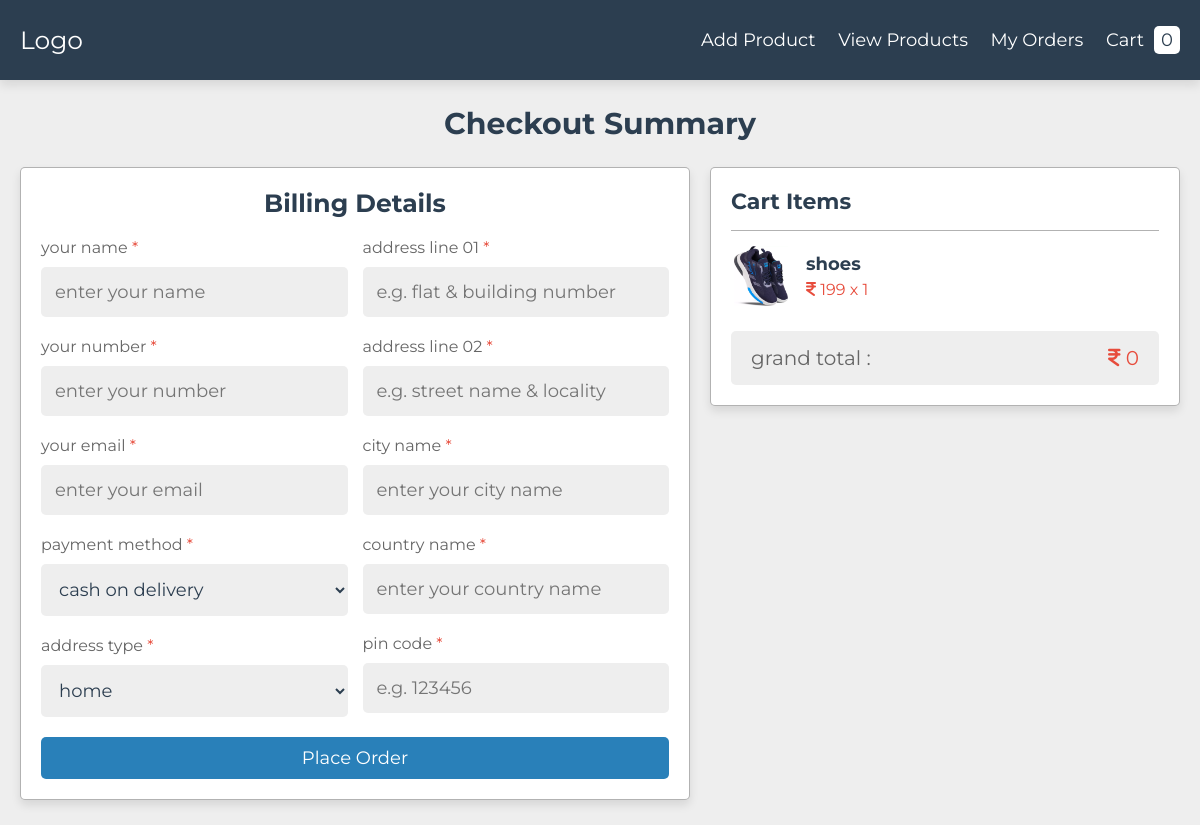
The page /project/checkout.php?get_id=vFR1OcWmESi9YCOQWO84 on the database its author committed.
### tables this page shows
CREATE TABLE `products` (
  `id` varchar(20) NOT NULL,
  `name` varchar(50) NOT NULL,
  `price` varchar(10) NOT NULL,
  `image` varchar(50) NOT NULL
);

### project/checkout.php (the view, shortened to what this page needs)
<?php
include 'components/connect.php';
?>
<!DOCTYPE html>
<html lang="en">
<head>
   <link rel="stylesheet" href="https://cdnjs.cloudflare.com/ajax/libs/font-awesome/6.2.1/css/all.min.css">
   <link rel="stylesheet" href="css/style.css">
</head>
<body>
<?php include 'components/header.php'; ?>
<section class="checkout">
   <h1 class="heading">checkout summary</h1>
   <div class="row">
      <form action="" method="POST">
         <h3>billing details</h3>
         <div class="flex">
            <div class="box">
               <p>your name <span>*</span></p>
               <input type="text" name="name" required maxlength="50" placeholder="enter your name" class="input">
               <p>your number <span>*</span></p>
               <input type="number" name="number" required maxlength="10" placeholder="enter your number" class="input" min="0" max="9999999999">
               <p>your email <span>*</span></p>
               <input type="email" name="email" required maxlength="50" placeholder="enter your email" class="input">
               <p>payment method <span>*</span></p>
               <select name="method" class="input" required>
                  <option value="cash on delivery">cash on delivery</option>
               </select>
               <p>address type <span>*</span></p>
               <select name="address_type" class="input" required>
                  <option value="home">home</option>
               </select>
            </div>
            <div class="box">
               <p>address line 01 <span>*</span></p>
               <input type="text" name="flat" required maxlength="50" placeholder="e.g. flat & building number" class="input">
               <p>address line 02 <span>*</span></p>
               <input type="text" name="street" required maxlength="50" placeholder="e.g. street name & locality" class="input">
               <p>city name <span>*</span></p>
               <input type="text" name="city" required maxlength="50" placeholder="enter your city name" class="input">
               <p>country name <span>*</span></p>
               <input type="text" name="country" required maxlength="50" placeholder="enter your country name" class="input">
               <p>pin code <span>*</span></p>
               <input type="number" name="pin_code" required maxlength="6" placeholder="e.g. 123456" class="input" min="0" max="999999">
            </div>
         </div>
         <input type="submit" value="place order" name="place_order" class="btn">
      </form>
      <div class="summary">
         <h3 class="title">cart items</h3>
         <?php
            $grand_total = 0;
            if(isset($_GET['get_id'])){
               $select_get = $conn->prepare("SELECT * FROM `products` WHERE id = ?");
               $select_get->execute([$_GET['get_id']]);
               while($fetch_get = $select_get->fetch(PDO::FETCH_ASSOC)){
         ?>
         <div class="flex">
            <img src="uploaded_files/<?= $fetch_get['image']; ?>" class="image" alt="">
            <div>
               <h3 class="name"><?= $fetch_get['name']; ?></h3>
               <p class="price"><i class="fas fa-indian-rupee-sign"></i> <?= $fetch_get['price']; ?> x 1</p>
            </div>
         </div>
         <?php
               }
            }
         ?>
         <div class="grand-total"><span>grand total :</span><p><i class="fas fa-indian-rupee-sign"></i> <?= $grand_total; ?></p></div>
      </div>
   </div>
</section>
</body>
</html>

### project/css/style.css (style rules this page uses)
:root { --main-color:#2980b9; --red:#e74c3c; --orange:#f39c12; --light-color:#666; --light-bg:#eee; --white:#fff; --black:#2c3e50; --border:.1rem solid rgba(0,0,0,.3); --box-shodow:0 .5rem 1rem rgba(0,0,0,.1); }
* { font-family: 'Montserrat', sans-serif; margin: 0; padding: 0; box-sizing: border-box; outline: none; border: none; text-decoration: none; }
html { font-size: 62.5%; overflow-x: hidden; }
body { background: var(--light-bg); }
section { padding:2.5rem 2rem; max-width: 1200px; margin: 0 auto; }
.heading { text-align: center; padding-bottom: 2.5rem; font-size: 3rem; color: var(--black); text-transform: capitalize; }
.btn, .delete-btn { display: block; text-align: center; width: 100%; margin-top: 1rem; padding: 1rem 3rem; color: var(--white); cursor: pointer; font-size: 1.8rem; text-transform: capitalize; border-radius: .5rem; }
.btn { background-color: var(--main-color); }
.checkout .row { display: flex; flex-wrap: wrap; gap: 2rem; align-items: flex-end; flex-wrap: wrap-reverse; }
.checkout .row form { flex: 1 1 50rem; background-color: var(--white); box-shadow: var(--box-shodow); padding: 2rem; border-radius: .5rem; border: var(--border); }
.checkout .row form h3 { font-size: 2.5rem; color: var(--black); padding-bottom: 1rem; text-align: center; text-transform: capitalize; }
.checkout .row form .input { width: 100%; background-color: var(--light-bg); border-radius: .5rem; padding: 1.4rem; color: var(--black); font-size: 1.8rem; margin: 1rem 0; }
.checkout .row form .flex { display: flex; column-gap: 1.5rem; flex-wrap: wrap; }
.checkout .row form .flex .box { flex: 1 1 30rem; }
.checkout .row form p { padding-top: 1rem; font-size: 1.6rem; color: var(--light-color); }
.checkout .row form p span { color: var(--red); }
.checkout .row .summary { background-color: var(--white); box-shadow: var(--box-shodow); padding: 2rem; border-radius: .5rem; border: var(--border); flex: 1 1 30rem; }
.checkout .row .summary .title { font-size: 2.2rem; color: var(--black); border-bottom: var(--border); margin-bottom: .5rem; text-transform: capitalize; padding-bottom: 1.5rem; }
.checkout .row .summary .flex { display: flex; align-items: center; gap: 1.5rem; padding: 1rem 0; }
.checkout .row .summary .flex img { height: 6rem; width: 6rem; object-fit: contain; }
.checkout .row .summary .flex .name { font-size: 1.8rem; color: var(--black); padding-bottom: .5rem; }
.checkout .row .summary .flex .price { font-size: 1.6rem; color: var(--red); }
.checkout .row .summary .grand-total { background-color: var(--light-bg); border-radius: .5rem; padding: 1.5rem 2rem; display: flex; align-items: center; justify-content: space-between; gap: 1.5rem; flex-wrap: wrap; font-size: 2rem; margin-top: 1.5rem; }
.checkout .row .summary .grand-total span { color: var(--light-color); }
.checkout .row .summary .grand-total p { color: var(--red); }

### rows shown on the page
products: image (picture), name "shoes", price "199"

### other values the page prints
$total_cart_items "0"
$grand_total "0"
